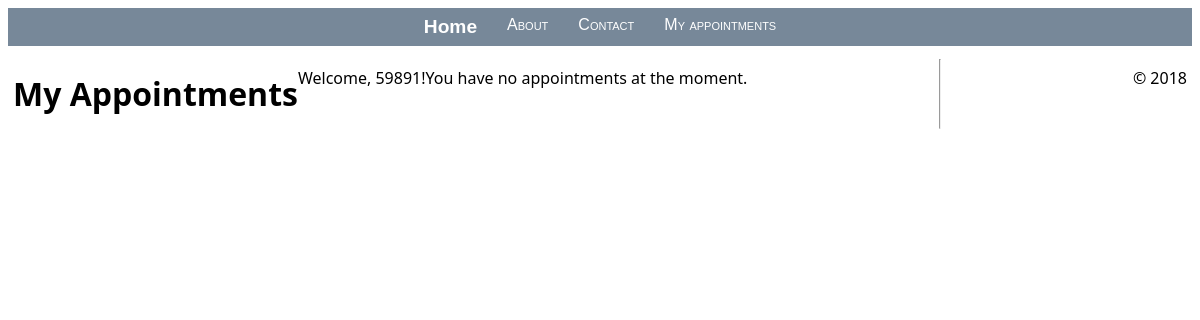
/my_appointments/ (signed in), run on an earlier commit of the app's database.
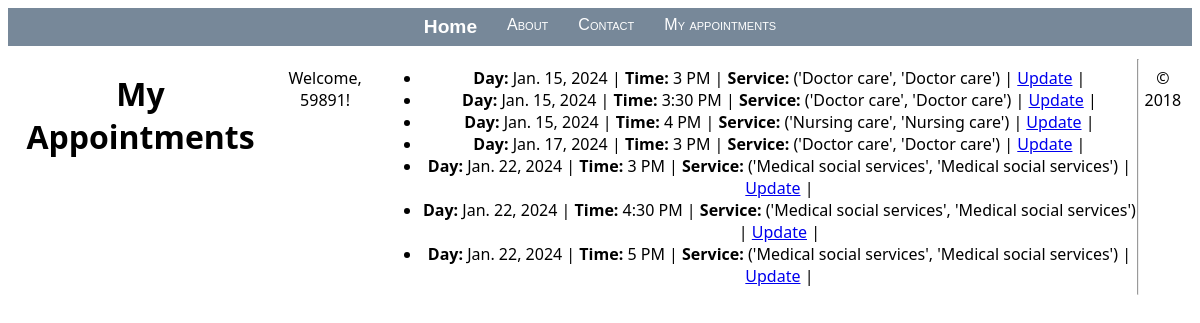
And on a later commit of the database.
### app/models.py (models this page shows, shortened)
class Appointment(models.Model):
    user = models.ForeignKey(User, on_delete=models.CASCADE, null=True, blank=True)
    service = models.CharField(max_length=50, choices=SERVICE_CHOICES, default="Doctor care")
    day = models.DateField(default=datetime.now)
    time = models.CharField(max_length=10, choices=TIME_CHOICES, default="3 PM")
    time_ordered = models.DateTimeField(default=datetime.now, blank=True)

### app/views.py (the view)
# urls.py: path("my_appointments/", views.my_appointments, name="my_appointments"),
def my_appointments(request):
    user = request.user
    appointments = Appointment.objects.filter(user=user).order_by('day', 'time')
    return render(request, 'app/my_appointments.html', {
        'user': user,
        'appointments': appointments,
    })

### app/templates/app/my_appointments.html (shortened to what this page needs)
{% extends "app/layout.html" %}
{% block content %}
<h1> My Appointments</h1>
<p>Welcome, {{ user.username }}!</p>
{% if appointments %}
  <ul>
    {% for appointment in appointments %}
      <li>
        <strong>Day:</strong> {{ appointment.day }} |
        <strong>Time:</strong> {{ appointment.time }} |
        <strong>Service:</strong> {{ appointment.service }} |
        <a href="{% url 'update_appointment' appointment.id %}">Update</a> |
      </li>
    {% endfor %}
  </ul>
{% else %}
  <p>You have no appointments at the moment.</p>
{% endif %}
{% endblock %}

What changed in the data, as far as the page shows it:
added Appointment: day "Jan. 15, 2024", time "3 PM", service "('Doctor care', 'Doctor care')"
added Appointment: day "Jan. 15, 2024", time "3:30 PM", service "('Doctor care', 'Doctor care')"
added Appointment: day "Jan. 15, 2024", time "4 PM", service "('Nursing care', 'Nursing care')"
added Appointment: day "Jan. 17, 2024", time "3 PM", service "('Doctor care', 'Doctor care')"
added Appointment: day "Jan. 22, 2024", time "3 PM", service "('Medical social services', 'Medical social services')"
added Appointment: day "Jan. 22, 2024", time "4:30 PM", service "('Medical social services', 'Medical social services')"
added Appointment: day "Jan. 22, 2024", time "5 PM", service "('Medical social services', 'Medical social services')"
Also different on the page:
text no longer shown: "You have no appointments at the moment."
